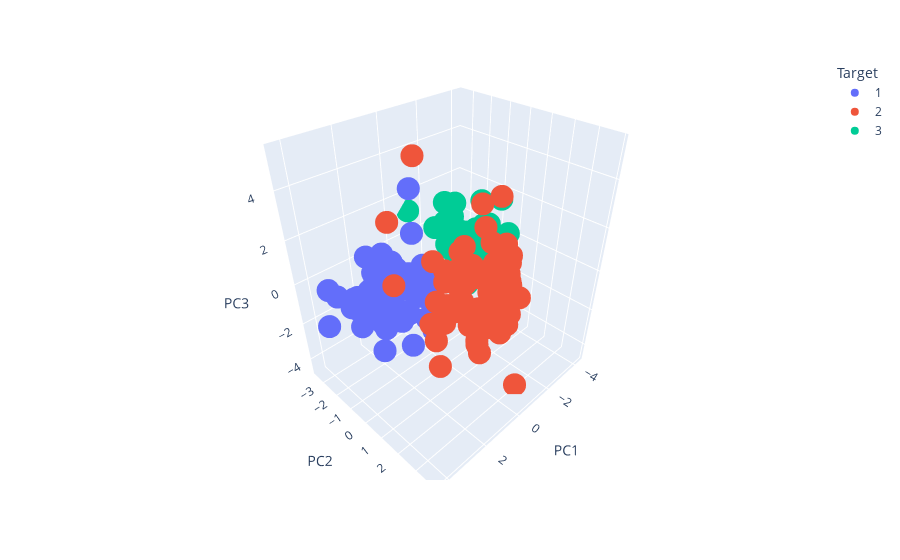

The notebook cell this image was saved under:
### Markdown cell above
### 3 Component Visualisation
- 3D scatter plot visualisation of the first 3 principal components

### Code cell
# PCA 3D Visualisation

fig = px.scatter_3d(pca_df, x='PC1', y='PC2', z='PC3', color='Target')
fig.show()
